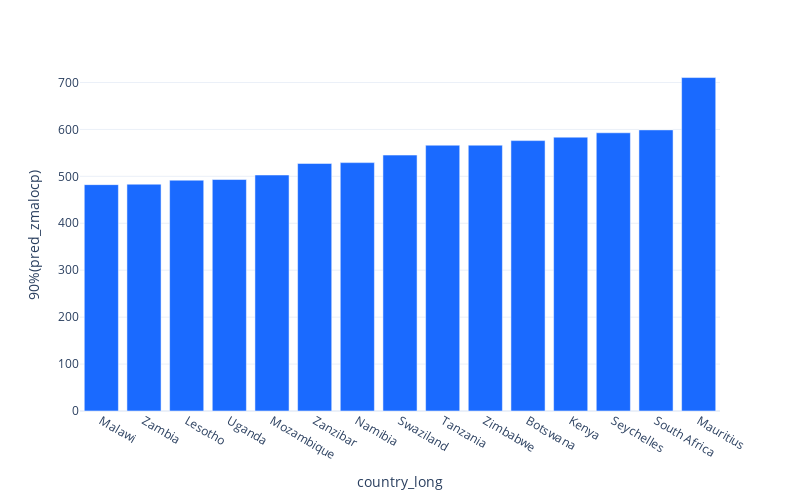

Write notebook code for a chart like this one.
### Markdown cell above
Notable influences are home language and the socioeconomic status. It seems like students that both speak Engish at home often (but not all the time) and have a comfortable standard of living tend to perform the best.

Now, let's see how a student's nationality might affect their performance.

### Code cell
africa["country_long"].bar(
    method = "90%", 
    of = "pred_zmalocp",
    max_cardinality = 50,
    width = 800,
)

### Figure 1 — Plotly figure (JSON) as saved in the notebook; plotly's stock layout.template omitted (floating-point values rounded to 4 significant figures)
{"data": [{"alignmentgroup": "True", "hovertemplate": "x=%{x}<br>y=%{y}<extra></extra>", "legendgroup": "", "marker": {"color": "#1A6AFF", "pattern": {"shape": ""}}, "name": "", "offsetgroup": "", "orientation": "v", "showlegend": false, "textposition": "auto", "type": "bar", "x": ["Malawi", "Zambia", "Lesotho", "Uganda", "Mozambique", "Zanzibar", "Namibia", "Swaziland", "Tanzania", "Zimbabwe", "Botswana", "Kenya", "Seychelles", "South Africa", "Mauritius"], "xaxis": "x", "y": [482.3, 483.3, 491.8, 493.2, 502.9, 527.5, 529.2, 545.3, 566.4, 566.4, 576.2, 583.5, 592.8, 599.0, 710.5], "yaxis": "y"}], "layout": {"barmode": "relative", "height": 500, "legend": {"tracegroupgap": 0}, "margin": {"t": 60}, "width": 800, "xaxis": {"anchor": "y", "domain": [0, 1], "title": {"text": "country_long"}, "type": "category"}, "yaxis": {"anchor": "x", "domain": [0, 1], "title": {"text": "90%(pred_zmalocp)"}}}}
